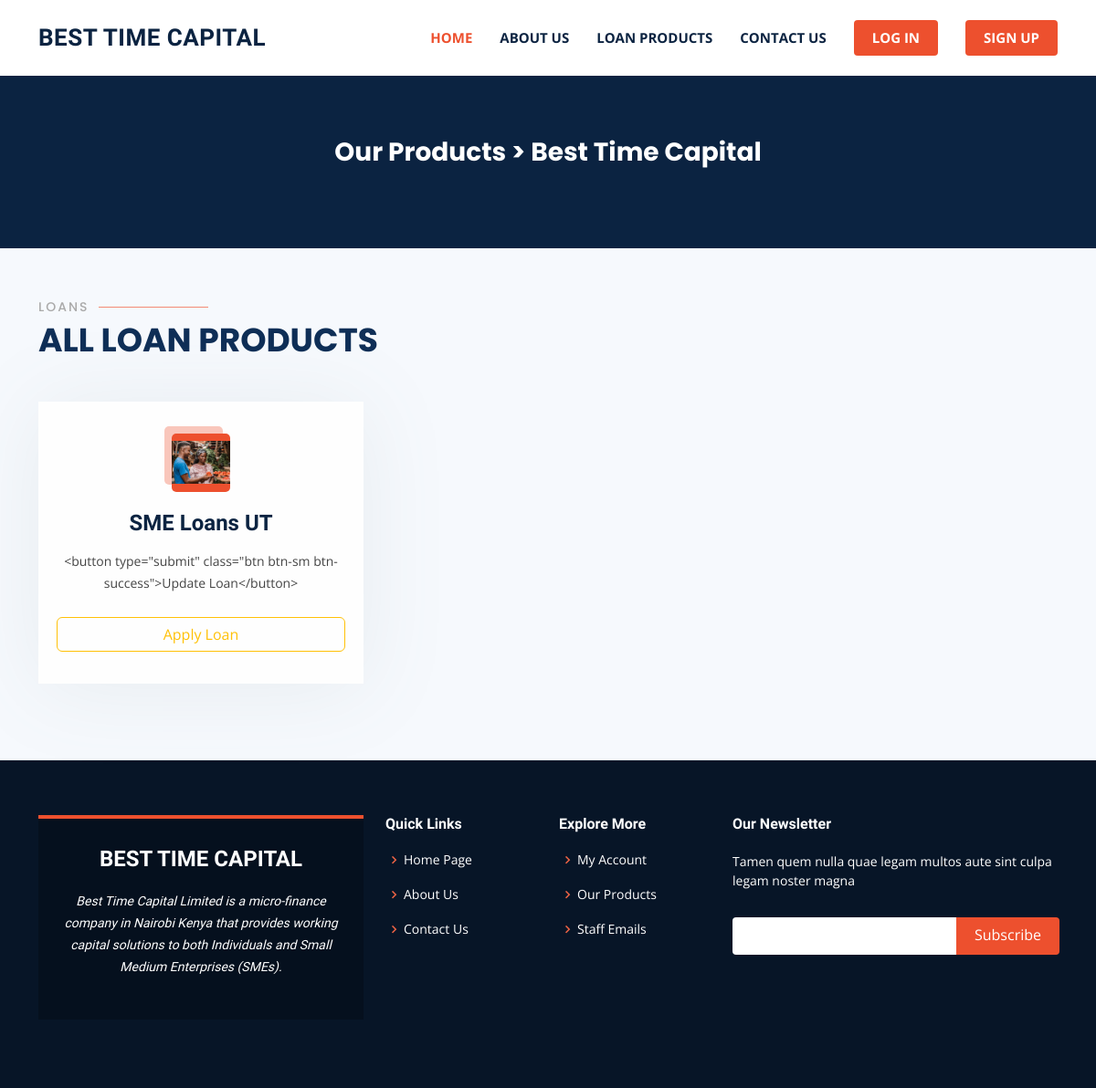
Before: /loans/ with the older database file.
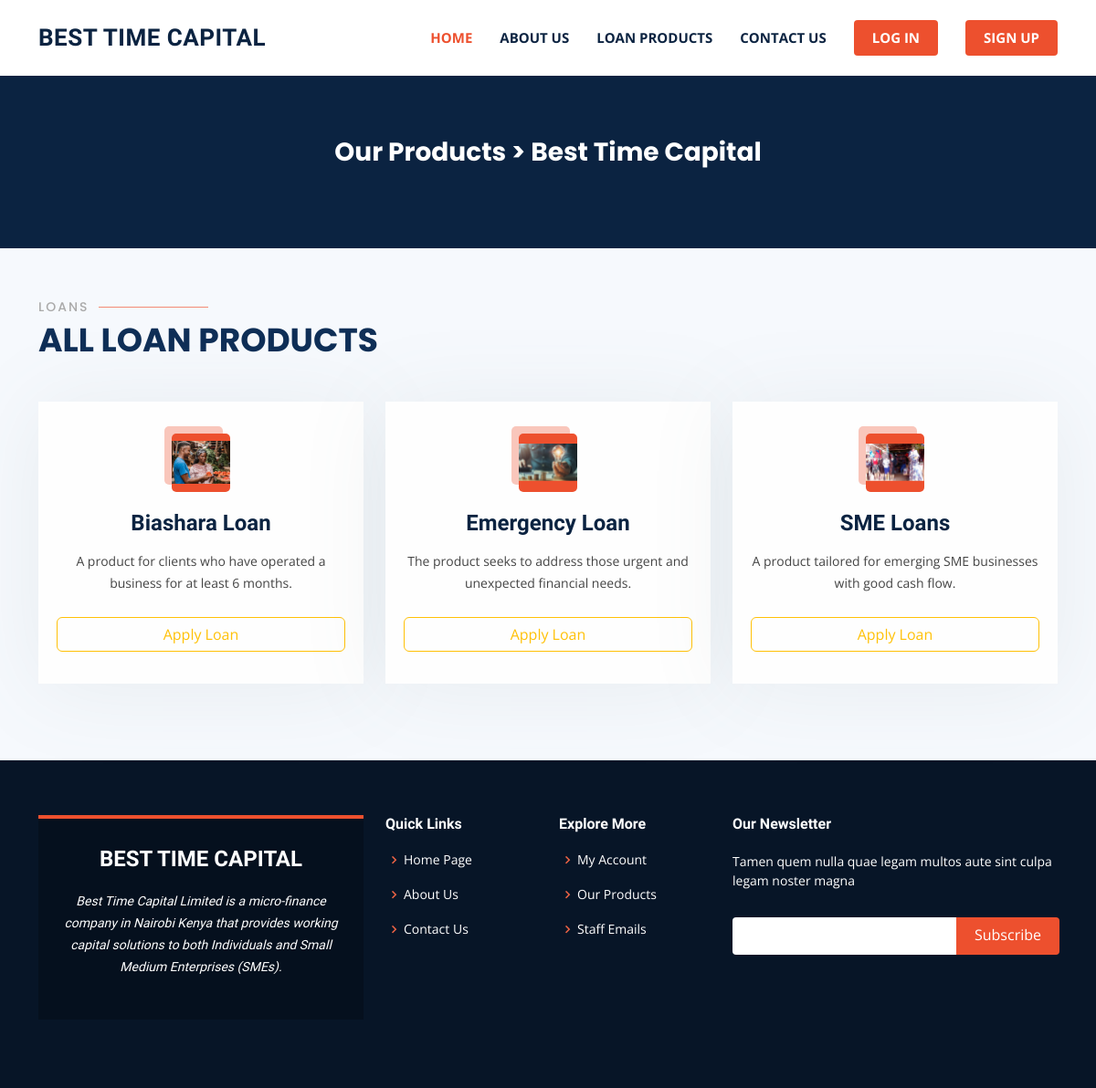
After: the same page with the newer database file.
### loans/models.py (models this page shows, shortened)
class Loans(models.Model):
    loan_title = models.CharField(max_length=255)
    loan_description = models.TextField()
    interest = models.IntegerField()
    thumbnail = models.ImageField(upload_to ='uploads/')
    created_by = models.ForeignKey(CustomUser, related_name='loans', on_delete=models.CASCADE)
    created_at = models.DateTimeField(auto_now_add=True)
    changed_at = models.DateTimeField(auto_now=True)

### loans/views.py (the view)
# urls.py: path('loans/', all_loans, name="all_loans"),
def all_loans(request):
    loans = Loans.objects.all().order_by('-created_at')
    context = {
        "loans": loans,
    }
    return render(request, 'loans/all_loans.html', context)

### loans/templates/loans/all_loans.html (shortened to what this page needs)
{% extends "base.html" %}
{% load static %}
{% block content %}
<main id="main" style="background-color: #f6f9fd;">
          <section id="cta" class="cta" style="margin-top: 70px; font-weight: 700;">
            <div class="container" data-aos="zoom-in">
              <div class="text-center">
                <h3 style="font-weight: 700; font-family: 'Poppins', sans-serif;">Our Products > Best Time Capital</h3>
              </div>
            </div>
          </section>
    <section id="services" class="services" style="">
      <div class="container" data-aos="fade-up">
        <div class="section-title">
          <h2>Loans</h2>
          <p>All Loan Products</p>
        </div>
        <div class="row">
          {% for loan in loans %}
          <div class="col-lg-4 col-md-6 d-flex align-items-stretch" data-aos="zoom-in" data-aos-delay="100" style="margin-bottom: 25px;">
            <div class="icon-box" style="padding-top: 35px;">
              <div class="icon">
                <img class="img-fluid" src="{{ loan.thumbnail.url }}" alt="" height="100" width="100" >
              </div>
              <h4><a href="{% url 'apply_for_loan' loan.id %}">{{ loan.loan_title }}</a></h4>
              <p>{{ loan.loan_description }}</p>
              <div class="d-grid gap-2" style="margin-top: 25px; margin-bottom: -45px; ">
                <a class="btn btn-outline-warning" href="{% url 'apply_for_loan' loan.id %}" role="button">Apply Loan</a>
              </div>
            </div>
          </div>
          {% endfor %}
        </div>
      </div>
    </section>
  </main>
  {% endblock content %}

Changed rows visible on the page:
added Loans: thumbnail (picture), loan_title "Biashara Loan", loan_description "A product for clients who have operated a business for at least 6 months."
added Loans: thumbnail (picture), loan_title "Emergency Loan", loan_description "The product seeks to address those urgent and unexpected financial needs."
changed Loans: thumbnail: a different picture; loan_title "SME Loans UT" → "SME Loans"; loan_description "<button type=\"submit\" class=\"btn btn-sm btn-success\">Update Loan</button>" → "A product tailored for emerging SME businesses with good cash flow."
